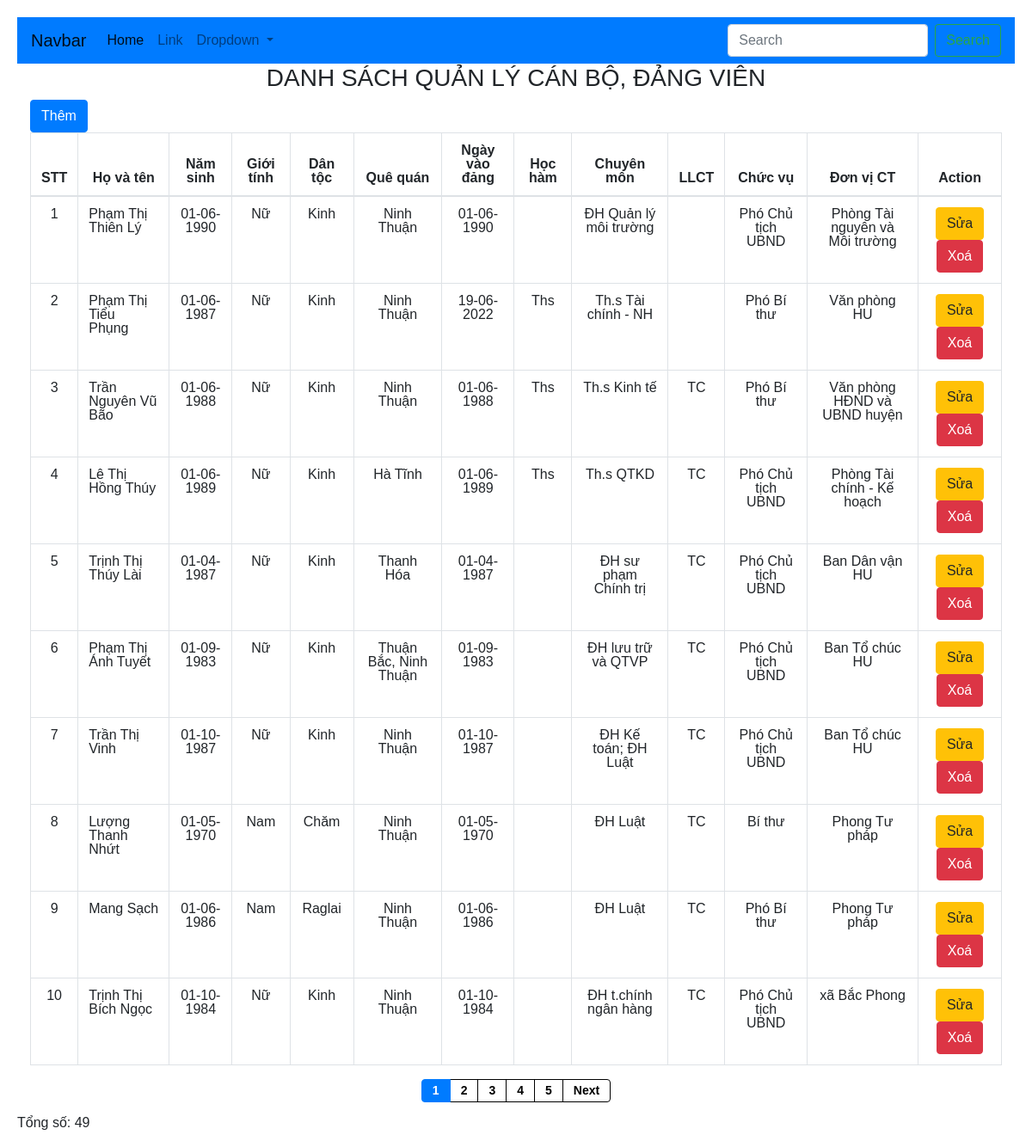
Screenshot of /nhansu/index.php with the database file from the repository.
### tables this page shows
CREATE TABLE `canbo` (
  `id` int(3) UNSIGNED NOT NULL,
  `hoten` varchar(30) NOT NULL,
  `ngaysinh` date DEFAULT NULL,
  `gioitinh` int(1) DEFAULT NULL COMMENT '#0: Nam; #1: Nữ',
  `dantoc` varchar(10) DEFAULT NULL,
  `quequan` varchar(45) DEFAULT NULL,
  `ngayvaodang` date DEFAULT NULL,
  `hoc_ham` varchar(50) DEFAULT '',
  `chuyenmon` varchar(50) DEFAULT '',
  `llct` varchar(50) DEFAULT '',
  `id_cv` int(2) UNSIGNED NOT NULL,
  `id_pb` int(2) UNSIGNED NOT NULL,
  `ghichu` longtext DEFAULT NULL
);

CREATE TABLE `chucvu` (
  `id` int(2) UNSIGNED NOT NULL,
  `chuc_vu` varchar(50) NOT NULL
);

CREATE TABLE `phongban` (
  `id` int(2) UNSIGNED NOT NULL,
  `phong_ban` varchar(45) NOT NULL
);

### database/dbconfig.php (called while the page is built, shortened)
<?php
function ExcuteResult($sql, $sqlSingle = false)
{
    $conn = mysqli_connect(host, username, password, database) or die('ket noi khong thanh cong');
    mysqli_set_charset($conn, 'utf-8');
    $qr = mysqli_query($conn, $sql);
    $data = null;
    if ($sqlSingle) {
        $data = mysqli_fetch_array($qr, 1);
    } else {
        $data = [];
        while ($result = mysqli_fetch_array($qr, 1)) {
            $data[] = $result;
        }
    }
    return $data;
}

### nhansu/index.php (the view, shortened to what this page needs)
<?php
include_once __DIR__ . '/../database/dbconfig.php';
?>
<!DOCTYPE html>
<html lang="en">
<head>
    <?php
    include_once __DIR__ . '/../frontend/layouts/styles.php'
    ?>
</head>
<body>
    <?php include_once __DIR__ . '/../frontend/layouts/partials/header.php' ?>
    <div class="container-fluid">
        <h3 class="text-center">DANH SÁCH QUẢN LÝ CÁN BỘ, ĐẢNG VIÊN</h3>
        <a href="them.php"><button type="button" class="btn btn-primary">Thêm</button></a>
        <table class="table table-bordered table-hover text-center">
            <thead>
                <tr>
                    <th>STT</th>
                    <th>Họ và tên</th>
                    <th>Năm sinh</th>
                    <th>Giới tính</th>
                    <th>Dân tộc</th>
                    <th>Quê quán</th>
                    <th>Ngày vào đảng</th>
                    <th>Học hàm</th>
                    <th>Chuyên môn</th>
                    <th>LLCT</th>
                    <th>Chức vụ</th>
                    <th>Đơn vị CT</th>
                    <th>Action</th>
                </tr>
            </thead>
            <tbody>
                <div>
                    <?php
                    $sql = "SELECT count(id) as total FROM canbo";
                    $result = ExcuteResult($sql, true);
                    $total_records = $result['total'];
                    $current_page = isset($_GET['page']) ? $_GET['page'] : 1;
                    $limit = 10;
                    $total_page = ceil($total_records / $limit);
                    $start = ($current_page - 1) * $limit;
                    $sql = "SELECT canbo.id, hoten,ngaysinh,gioitinh, dantoc,quequan,
                                        ngayvaodang, hoc_ham,chuyenmon,llct, chuc_vu, phong_ban
                                FROM canbo
                                INNER JOIN chucvu ON canbo.id_cv = chucvu.id
                                INNER JOIN phongban ON canbo.id_pb = phongban.id
                                ORDER BY id DESC
                                Limit $start, $limit ";
                    $result = ExcuteResult($sql);
                    $index = 1;
                    foreach ($result as $list) {
                    ?>
                        <tr>
                            <td><?php echo $index++ ?></td>
                            <td style="text-align: left;"><?php echo $list['hoten'] ?></td>
                            <td><?php echo date("d-m-Y", strtotime($list['ngaysinh']))
                                ?></td>
                            <td><?php echo $list['gioitinh'] == 0 ? 'Nam' : 'Nữ' ?></td>
                            <td><?php echo $list['dantoc'] ?></td>
                            <td><?php echo $list['quequan'] ?></td>
                            <td><?php echo date("d-m-Y", strtotime($list['ngayvaodang']));
                                ?></td>
                            <td><?php echo $list['hoc_ham'] ?></td>
                            <td><?php echo $list['chuyenmon'] ?></td>
                            <td><?php echo $list['llct'] ?></td>
                            <td><?php echo $list['chuc_vu'] ?></td>
                            <td><?php echo $list['phong_ban'] ?></td>
                            <td><a href="../nhansu/sua.php?id=<?php echo $list['id'] ?>"><button type="button" class="btn btn-warning">Sửa</button></a>
                                <button type="button" class="btn btn-danger" onclick=deleteItem(<?php echo $list['id'] ?>)>Xoá</button>
                            </td>
                        </tr>
                    <?php } ?>
                </div>
            </tbody>
        </table>
    </div>
    <div>
        <nav aria-label=" Page navigation example">
            <ul class="pagination justify-content-center">
                <?php
                for ($i = 1; $i <= $total_page; $i++) {
                    if ($i == $current_page) {
                        echo '<li class="page-item active"><a class="page-link" >' . $i . '<span class="sr-only">(current)</span></a> </li>';
                    } else {
                        echo '<li class="page-item"><a class="page-link" href="index.php?page=' . $i . '">' . $i . '</a></li>  ';
                    }
                }
                if ($current_page < $total_page && $total_page > 1) {
                    echo '<li class="page-item"><a class="page-link" href="index.php?page=' . ($current_page + 1) . '">Next</a> </li> ';
                }
                ?>
            </ul>
        </nav>
    </div>
    <div>
        <?php
        echo 'Tổng số: ' . $total_records;
        ?>
    </div>
</body>
</html>

### rows the page displays
canbo: hoten "Phạm Thị Thiên Lý", ngaysinh "01-06-1990", gioitinh "Nữ", dantoc "Kinh", quequan "Ninh Thuận", ngayvaodang "01-06-1990", chuyenmon "ĐH Quản lý môi trường", id_cv.chuc_vu "Phó Chủ tịch UBND", id_pb.phong_ban "Phòng Tài nguyên và Môi trường"
canbo: hoten "Phạm Thị Tiểu Phụng", ngaysinh "01-06-1987", gioitinh "Nữ", dantoc "Kinh", quequan "Ninh Thuận", ngayvaodang "19-06-2022", hoc_ham "Ths", chuyenmon "Th.s Tài chính - NH", id_cv.chuc_vu "Phó Bí thư", id_pb.phong_ban "Văn phòng HU"
canbo: hoten "Trần Nguyên Vũ Bão", ngaysinh "01-06-1988", gioitinh "Nữ", dantoc "Kinh", quequan "Ninh Thuận", ngayvaodang "01-06-1988", hoc_ham "Ths", chuyenmon "Th.s Kinh tế", llct "TC", id_cv.chuc_vu "Phó Bí thư", id_pb.phong_ban "Văn phòng HĐND và UBND huyện"
canbo: hoten "Lê Thị Hồng Thúy", ngaysinh "01-06-1989", gioitinh "Nữ", dantoc "Kinh", quequan "Hà Tĩnh", ngayvaodang "01-06-1989", hoc_ham "Ths", chuyenmon "Th.s QTKD", llct "TC", id_cv.chuc_vu "Phó Chủ tịch UBND", id_pb.phong_ban "Phòng Tài chính - Kế hoạch"
canbo: hoten "Trịnh Thị Thúy Lài", ngaysinh "01-04-1987", gioitinh "Nữ", dantoc "Kinh", quequan "Thanh Hóa", ngayvaodang "01-04-1987", chuyenmon "ĐH sư phạm Chính trị", llct "TC", id_cv.chuc_vu "Phó Chủ tịch UBND", id_pb.phong_ban "Ban Dân vận HU"
canbo: hoten "Phạm Thị Ánh Tuyết", ngaysinh "01-09-1983", gioitinh "Nữ", dantoc "Kinh", quequan "Thuận Bắc, Ninh Thuận", ngayvaodang "01-09-1983", chuyenmon "ĐH lưu trữ và QTVP", llct "TC", id_cv.chuc_vu "Phó Chủ tịch UBND", id_pb.phong_ban "Ban Tổ chúc HU"
canbo: hoten "Trần Thị Vinh", ngaysinh "01-10-1987", gioitinh "Nữ", dantoc "Kinh", quequan "Ninh Thuận", ngayvaodang "01-10-1987", chuyenmon "ĐH Kế toán; ĐH Luật", llct "TC", id_cv.chuc_vu "Phó Chủ tịch UBND", id_pb.phong_ban "Ban Tổ chúc HU"
canbo: hoten "Lượng Thanh Nhứt", ngaysinh "01-05-1970", gioitinh "Nam", dantoc "Chăm", quequan "Ninh Thuận", ngayvaodang "01-05-1970", chuyenmon "ĐH Luật", llct "TC", id_cv.chuc_vu "Bí thư", id_pb.phong_ban "Phong Tư pháp"
canbo: hoten "Mang Sạch", ngaysinh "01-06-1986", gioitinh "Nam", dantoc "Raglai", quequan "Ninh Thuận", ngayvaodang "01-06-1986", chuyenmon "ĐH Luật", llct "TC", id_cv.chuc_vu "Phó Bí thư", id_pb.phong_ban "Phong Tư pháp"
canbo: hoten "Trịnh Thị Bích Ngọc", ngaysinh "01-10-1984", gioitinh "Nữ", dantoc "Kinh", quequan "Ninh Thuận", ngayvaodang "01-10-1984", chuyenmon "ĐH t.chính ngân hàng", llct "TC", id_cv.chuc_vu "Phó Chủ tịch UBND", id_pb.phong_ban "xã Bắc Phong"

### other values shown
$total_records "49"
